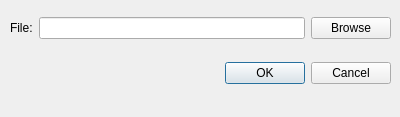
<?xml version="1.0" encoding="UTF-8"?>
<ui version="4.0">
 <class>OpenFileDialog</class>
 <widget class="QDialog" name="OpenFileDialog">
  <property name="geometry">
   <rect>
    <x>0</x>
    <y>0</y>
    <width>400</width>
    <height>117</height>
   </rect>
  </property>
  <property name="sizePolicy">
   <sizepolicy hsizetype="Fixed" vsizetype="Fixed">
    <horstretch>0</horstretch>
    <verstretch>0</verstretch>
   </sizepolicy>
  </property>
  <property name="windowTitle">
   <string>Open a new file</string>
  </property>
  <widget class="QWidget" name="gridLayoutWidget">
   <property name="geometry">
    <rect>
     <x>10</x>
     <y>0</y>
     <width>381</width>
     <height>101</height>
    </rect>
   </property>
   <layout class="QGridLayout" name="gridLayout">
    <item row="1" column="0">
     <widget class="QDialogButtonBox" name="buttonBox">
      <property name="orientation">
       <enum>Qt::Horizontal</enum>
      </property>
      <property name="standardButtons">
       <set>QDialogButtonBox::Cancel|QDialogButtonBox::Ok</set>
      </property>
     </widget>
    </item>
    <item row="0" column="0">
     <layout class="QHBoxLayout" name="horizontalLayout">
      <item>
       <widget class="QLabel" name="fileLabel">
        <property name="text">
         <string>File:</string>
        </property>
       </widget>
      </item>
      <item>
       <widget class="QLineEdit" name="fileLineEdit"/>
      </item>
      <item>
       <widget class="QPushButton" name="browseFileButton">
        <property name="text">
         <string>Browse</string>
        </property>
       </widget>
      </item>
     </layout>
    </item>
   </layout>
  </widget>
 </widget>
 <resources/>
 <connections>
  <connection>
   <sender>buttonBox</sender>
   <signal>accepted()</signal>
   <receiver>OpenFileDialog</receiver>
   <slot>accept()</slot>
   <hints>
    <hint type="sourcelabel">
     <x>248</x>
     <y>254</y>
    </hint>
    <hint type="destinationlabel">
     <x>157</x>
     <y>274</y>
    </hint>
   </hints>
  </connection>
  <connection>
   <sender>buttonBox</sender>
   <signal>rejected()</signal>
   <receiver>OpenFileDialog</receiver>
   <slot>reject()</slot>
   <hints>
    <hint type="sourcelabel">
     <x>316</x>
     <y>260</y>
    </hint>
    <hint type="destinationlabel">
     <x>286</x>
     <y>274</y>
    </hint>
   </hints>
  </connection>
 </connections>
</ui>
